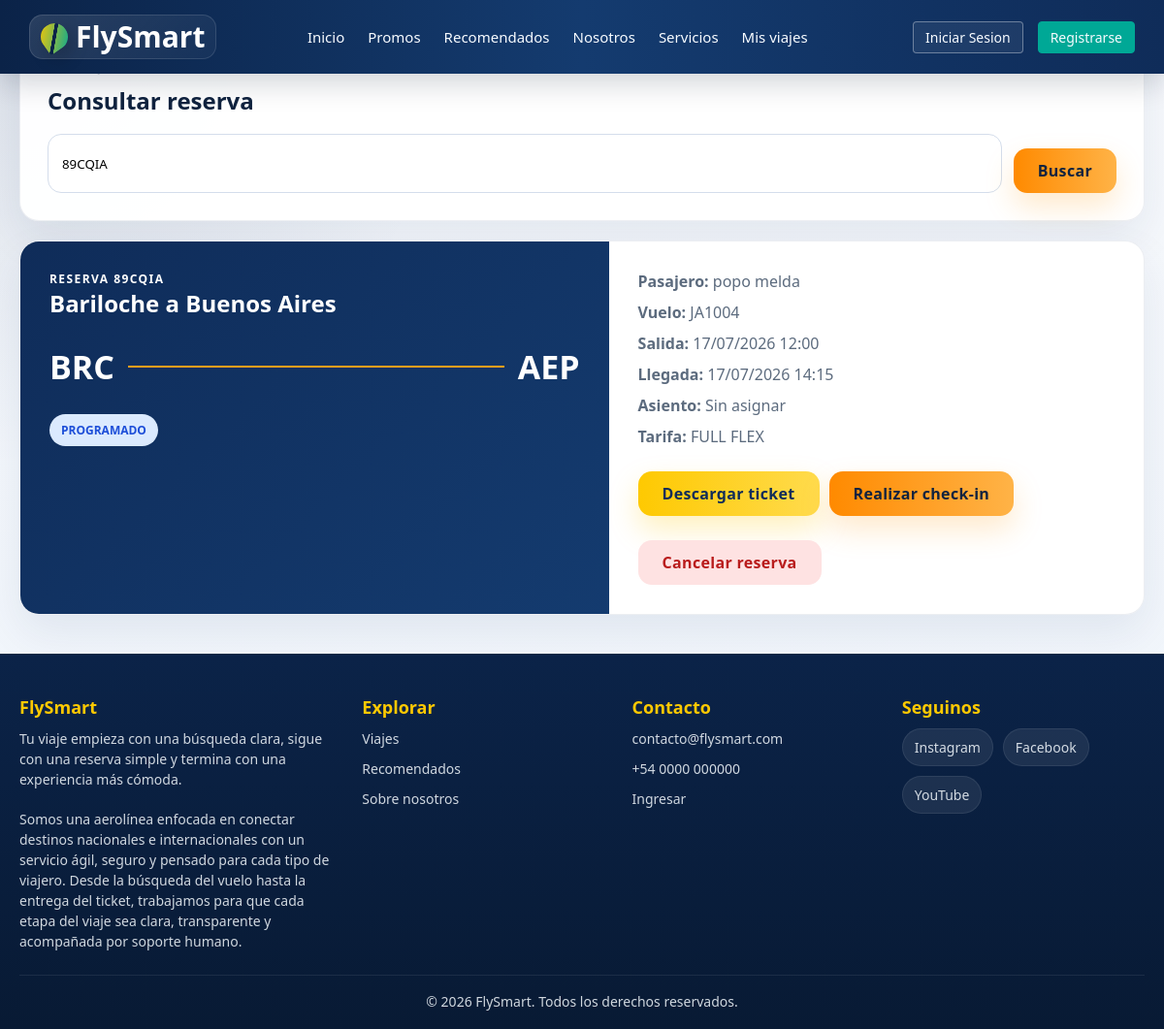
The app's page /consultas/reservas/ver_reserva.php?pnr=89CQIA with its own data.
### tables this page shows
CREATE TABLE IF NOT EXISTS `tickets_detalle` (
  `id_ticket` int(11) NOT NULL AUTO_INCREMENT,
  `id_orden` int(11) NOT NULL,
  `id_vuelo` int(11) NOT NULL,
  `id_pasajero` int(11) NOT NULL,
  `numero_asiento` varchar(10) DEFAULT NULL,
  `id_plan` int(11) NOT NULL,
  `codigo_reserva_pnr` varchar(6) NOT NULL,
  `precio_tramo_pagado` decimal(10,2) NOT NULL,
  PRIMARY KEY (`id_ticket`),
  KEY `id_orden` (`id_orden`),
  KEY `id_vuelo` (`id_vuelo`),
  KEY `id_pasajero` (`id_pasajero`),
  KEY `id_plan` (`id_plan`),
  CONSTRAINT `fk_tickets_orden` FOREIGN KEY (`id_orden`) REFERENCES `compras_ordenes` (`id_orden`) ON DELETE CASCADE,
  CONSTRAINT `fk_tickets_pasajero` FOREIGN KEY (`id_pasajero`) REFERENCES `pasajeros` (`id_pasajero`),
  CONSTRAINT `fk_tickets_plan` FOREIGN KEY (`id_plan`) REFERENCES `planes_tarifas` (`id_plan`),
  CONSTRAINT `fk_tickets_vuelo` FOREIGN KEY (`id_vuelo`) REFERENCES `vuelos` (`id_vuelo`)
);

CREATE TABLE IF NOT EXISTS `aeropuertos` (
  `codigo_iata` varchar(3) NOT NULL,
  `nombre` varchar(100) NOT NULL,
  `ciudad` varchar(100) NOT NULL,
  `pais` varchar(100) NOT NULL,
  PRIMARY KEY (`codigo_iata`)
);

CREATE TABLE IF NOT EXISTS `vuelos` (
  `id_vuelo` int(11) NOT NULL AUTO_INCREMENT,
  `numero_vuelo` varchar(20) NOT NULL,
  `id_avion` int(11) NOT NULL,
  `origen_iata` varchar(3) NOT NULL,
  `destino_iata` varchar(3) NOT NULL,
  `fecha_salida` datetime NOT NULL,
  `fecha_llegada` datetime NOT NULL,
  `precio_base_vuelo` decimal(10,2) NOT NULL,
  `estado_vuelo` varchar(20) NOT NULL,
  PRIMARY KEY (`id_vuelo`),
  KEY `id_avion` (`id_avion`),
  KEY `origen_iata` (`origen_iata`),
  KEY `destino_iata` (`destino_iata`),
  CONSTRAINT `fk_vuelos_avion` FOREIGN KEY (`id_avion`) REFERENCES `aviones` (`id_avion`),
  CONSTRAINT `fk_vuelos_destino` FOREIGN KEY (`destino_iata`) REFERENCES `aeropuertos` (`codigo_iata`),
  CONSTRAINT `fk_vuelos_origen` FOREIGN KEY (`origen_iata`) REFERENCES `aeropuertos` (`codigo_iata`)
);

CREATE TABLE IF NOT EXISTS `pasajeros` (
  `id_pasajero` int(11) NOT NULL AUTO_INCREMENT,
  `tipo_documento` varchar(20) NOT NULL,
  `numero_documento` varchar(50) NOT NULL,
  `nombre` varchar(100) NOT NULL,
  `apellido` varchar(100) NOT NULL,
  `fecha_nacimiento` date NOT NULL,
  `asistencia_especial` tinyint(1) DEFAULT 0,
  `detalles_medicos` text DEFAULT NULL,
  PRIMARY KEY (`id_pasajero`),
  UNIQUE KEY `numero_documento` (`numero_documento`)
);

CREATE TABLE IF NOT EXISTS `planes_tarifas` (
  `id_plan` int(11) NOT NULL AUTO_INCREMENT,
  `nombre_plan` varchar(50) NOT NULL,
  `descripcion` text DEFAULT NULL,
  `cargo_extra_plan` decimal(10,2) NOT NULL DEFAULT 0.00,
  PRIMARY KEY (`id_plan`)
);

### consultas/reservas/ver_reserva.php (the view, shortened to what this page needs)
<?php
require_once '../../config/conexion.php';
$pnr = strtoupper(trim($_GET['pnr'] ?? ''));
include_once '../../includes/header.php';
$reserva = null;
function estadoClaseReserva(string $estado): string {
    $estado = strtolower($estado);
    return 'status-scheduled';
}
if ($pnr !== '') {
    $stmt = $pdo->prepare("
        SELECT td.id_ticket, td.codigo_reserva_pnr, td.numero_asiento, td.precio_tramo_pagado,
               v.numero_vuelo, v.estado_vuelo, v.fecha_salida, v.fecha_llegada,
               origen.ciudad AS origen_ciudad, origen.codigo_iata AS origen_iata,
               destino.ciudad AS destino_ciudad, destino.codigo_iata AS destino_iata,
               p.nombre, p.apellido, p.numero_documento, pt.nombre_plan, co.fecha_compra
        FROM tickets_detalle td
        INNER JOIN vuelos v ON v.id_vuelo = td.id_vuelo
        INNER JOIN aeropuertos origen ON origen.codigo_iata = v.origen_iata
        INNER JOIN aeropuertos destino ON destino.codigo_iata = v.destino_iata
        INNER JOIN pasajeros p ON p.id_pasajero = td.id_pasajero
        INNER JOIN planes_tarifas pt ON pt.id_plan = td.id_plan
        INNER JOIN compras_ordenes co ON co.id_orden = td.id_orden
        WHERE td.codigo_reserva_pnr = :pnr
        LIMIT 1
    ");
    $stmt->execute(['pnr' => $pnr]);
    $reserva = $stmt->fetch(PDO::FETCH_ASSOC);
}
?>
<main class="reservation-page">
    <section class="reservation-card">
        <p class="eyebrow">Mis viajes</p>
        <h1>Consultar reserva</h1>
        <form action="ver_reserva.php" method="GET" class="reservation-search">
            <input type="text" name="pnr" maxlength="6" value="<?= htmlspecialchars($pnr, ENT_QUOTES, 'UTF-8') ?>" placeholder="Codigo de reserva" required>
            <button type="submit" class="btn-next btn-orange">Buscar</button>
        </form>
    </section>
    <?php if ($pnr !== '' && !$reserva): ?>
        <section class="reservation-card reservation-empty">
            <h2>No encontramos esa reserva</h2>
            <p>Revisa que el codigo PNR tenga 6 caracteres y volve a intentarlo.</p>
        </section>
    <?php elseif ($reserva): ?>
        <?php $cancelable = strtotime($reserva['fecha_salida']) > time() && strtolower($reserva['estado_vuelo']) !== 'cancelado'; ?>
        <section class="ticket-summary">
            <div class="ticket-main">
                <p class="ticket-label">Reserva <?= htmlspecialchars($reserva['codigo_reserva_pnr'], ENT_QUOTES, 'UTF-8') ?></p>
                <h2><?= htmlspecialchars($reserva['origen_ciudad'], ENT_QUOTES, 'UTF-8') ?> a <?= htmlspecialchars($reserva['destino_ciudad'], ENT_QUOTES, 'UTF-8') ?></h2>
                <div class="route-line">
                    <strong><?= htmlspecialchars($reserva['origen_iata'], ENT_QUOTES, 'UTF-8') ?></strong>
                    <span></span>
                    <strong><?= htmlspecialchars($reserva['destino_iata'], ENT_QUOTES, 'UTF-8') ?></strong>
                </div>
                <div class="status-pill <?= estadoClaseReserva($reserva['estado_vuelo']) ?>"><?= htmlspecialchars($reserva['estado_vuelo'], ENT_QUOTES, 'UTF-8') ?></div>
            </div>
            <div class="ticket-details">
                <p><strong>Pasajero:</strong> <?= htmlspecialchars($reserva['nombre'] . ' ' . $reserva['apellido'], ENT_QUOTES, 'UTF-8') ?></p>
                <p><strong>Vuelo:</strong> <?= htmlspecialchars($reserva['numero_vuelo'], ENT_QUOTES, 'UTF-8') ?></p>
                <p><strong>Salida:</strong> <?= date('d/m/Y H:i', strtotime($reserva['fecha_salida'])) ?></p>
                <p><strong>Llegada:</strong> <?= date('d/m/Y H:i', strtotime($reserva['fecha_llegada'])) ?></p>
                <p><strong>Asiento:</strong> <?= htmlspecialchars($reserva['numero_asiento'] ?? 'Sin asignar', ENT_QUOTES, 'UTF-8') ?></p>
                <p><strong>Tarifa:</strong> <?= htmlspecialchars($reserva['nombre_plan'], ENT_QUOTES, 'UTF-8') ?></p>
                <div class="action-grid">
                    <a href="pasaje.php?pnr=<?= urlencode($reserva['codigo_reserva_pnr']) ?>" class="btn-next">Descargar ticket</a>
                    <a href="checkin.php?pnr=<?= urlencode($reserva['codigo_reserva_pnr']) ?>" class="btn-next btn-orange">Realizar check-in</a>
                    <?php if ($cancelable): ?>
                        <a href="cancelar_reserva.php?pnr=<?= urlencode($reserva['codigo_reserva_pnr']) ?>" class="btn-next btn-danger-action">Cancelar reserva</a>
                    <?php endif; ?>
                </div>
            </div>
        </section>
    <?php endif; ?>
</main>
<?php include_once '../../includes/footer.php'; ?>
</body>
</html>

### css/estilos.css (style rules this page uses)
* { box-sizing: border-box; margin: 0; padding: 0; font-family: "Aptos", "Segoe UI", "Trebuchet MS", Arial, sans-serif; }
html { width: 100%; min-height: 100%; background: #081a34; }
body { width: 100%; min-height: 100vh; overflow-x: hidden; background-color: var(--light-bg); color: var(--dark-text); padding: 0; margin: 0; }
.btn-next { background-color: var(--secondary-color); color: white; border: none; padding: 12px 25px; font-size: 16px; border-radius: 4px; cursor: pointer; display: inline-block; text-decoration: none; text-align: center; margin-top: 15px; }
body { font-family: "Aptos", "Segoe UI", "Trebuchet MS", Arial, sans-serif; background: radial-gradient(circle at top left, rgba(15, 44, 89, 0.12), transparent 30%), linear-gradient(180deg, #f7f9fc 0%, #eef4fb 100%); color: #10233f; }
.eyebrow { display: inline-flex; align-items: center; gap: 8px; text-transform: uppercase; letter-spacing: 0.12em; font-size: 11px; color: #0d7fd4; font-weight: 800; margin-bottom: 10px; }
.btn-next { background: linear-gradient(90deg, #fec901, #ffdb4d); color: #0f2c59; border-radius: 14px; box-shadow: 0 14px 30px rgba(254, 201, 1, 0.25); font-weight: 900; letter-spacing: 0.02em; }
html, body { min-height: 100%; }
body { min-height: 100vh; display: flex; flex-direction: column; }
* { margin: 0; padding: 0; box-sizing: border-box; }

### css/reservas.css (style rules this page uses)
.reservation-tools, .reservation-page { max-width: 100%; width: 100%; margin: 0 auto 40px; padding: 0 20px; }
.reservation-tool, .reservation-card, .ticket-summary, .history-item, .boarding-pass { background: rgba(255, 255, 255, 0.96); border: 1px solid rgba(15, 44, 89, 0.08); border-radius: 20px; box-shadow: 0 18px 45px rgba(15, 44, 89, 0.08); }
.reservation-tool p, .reservation-card p, .ticket-details p, .history-item p, .boarding-qr p { color: #5c6b7e; }
.reservation-form, .reservation-search { display: flex; gap: 12px; flex-wrap: wrap; margin-top: 18px; }
.reservation-form input, .reservation-search input { flex: 1; min-width: 220px; min-height: 48px; padding: 12px 14px; border: 1px solid #d4ddeb; border-radius: 14px; text-transform: uppercase; }
.btn-orange { background: linear-gradient(90deg, #ff8a00, #ffb347); color: #10233f; box-shadow: 0 14px 30px rgba(255, 159, 28, 0.22); }
.reservation-page { margin-top: 28px; }
.reservation-card { padding: 28px; margin-bottom: 20px; }
.ticket-summary { display: grid; grid-template-columns: 1.1fr 1fr; overflow: hidden; }
.ticket-main { padding: 30px; background: linear-gradient(135deg, #0f2c59, #143b6f); color: #fff; }
.ticket-main h2, .ticket-main p { color: #fff; }
.ticket-label { font-size: 12px; text-transform: uppercase; letter-spacing: 0.12em; font-weight: 800; }
.route-line { display: grid; grid-template-columns: auto 1fr auto; align-items: center; gap: 14px; margin: 26px 0; }
.route-line strong { font-size: 34px; }
.route-line span { height: 2px; background: #ff9f1c; }
.status-pill { display: inline-flex; align-items: center; width: fit-content; padding: 8px 12px; border-radius: 999px; background: #fff4df; color: #9a5400; font-size: 12px; font-weight: 900; text-transform: uppercase; }
.ticket-details { padding: 30px; display: grid; gap: 10px; }
.status-scheduled { background: #dbeafe; color: #1d4ed8; }
.mini-promo-list, .action-grid { display: flex; flex-wrap: wrap; gap: 10px; }
.btn-danger-action { background: #fee2e2; color: #b91c1c; box-shadow: none; }

### records on screen
tickets_detalle: codigo_reserva_pnr "89CQIA", aeropuertos.ciudad "Bariloche", aeropuertos.ciudad "Buenos Aires", aeropuertos.codigo_iata "BRC", aeropuertos.codigo_iata "AEP", id_vuelo.estado_vuelo "PROGRAMADO", id_pasajero.apellido "popo melda", id_vuelo.numero_vuelo "JA1004", id_vuelo.fecha_salida "17/07/2026 12:00", id_vuelo.fecha_llegada "17/07/2026 14:15", numero_asiento "Sin asignar", id_plan.nombre_plan "FULL FLEX"
